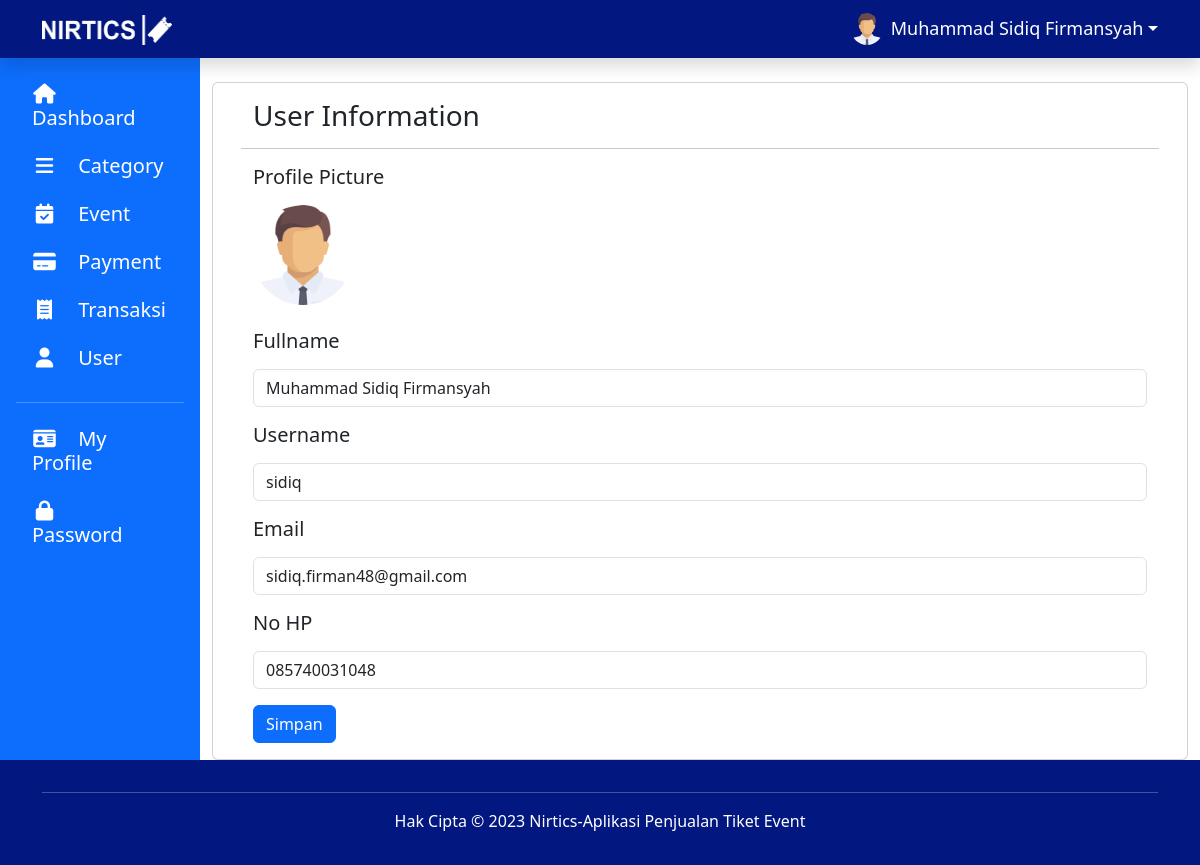
/admin/profile.php (signed in), run on the app's committed database.
### tables this page shows
CREATE TABLE `user` (
  `id_user` int(5) NOT NULL,
  `fullname` varchar(100) NOT NULL,
  `username` varchar(100) NOT NULL,
  `email` varchar(100) NOT NULL,
  `no_hp` varchar(15) DEFAULT NULL,
  `foto` varchar(100) DEFAULT 'default.png',
  `password` varchar(100) NOT NULL,
  `date_join` datetime DEFAULT NULL,
  `level` enum('admin','user') DEFAULT NULL
);

### admin/profile.php (the view, shortened to what this page needs)
<?php
$id = $_SESSION['id'];
if (!empty($_SESSION['status'])) {
    include "layout/header.php";
?>
    <main>
        <div class="container-fluid" style="min-height: 76vh;">
            <div class="row" text-center mb-3>
                <?php include "sidebar.php" ?>
                <div class="col-lg-10 mt-4">
                    <div class="container">
                        <div class="row">
                            <div class="card">
                                <div class="card-body">
                                    <div class="container">
                                        <div class="row">
                                            <h3 class="mb-3">User Information</h3>
                                            <hr>
                                            <?php
                                            include "../lib/koneksi.php";
                                            $sql = "SELECT * FROM user WHERE id_user='$id'";
                                            $result = mysqli_query($link, $sql);
                                            $data = mysqli_fetch_assoc($result);
                                            ?>
                                            <form action="profileAct.php" method="POST" enctype="multipart/form-data">
                                                <div class="mb-3">
                                                    <label for="foto" class="form-label">
                                                        <h5 class="mb-3">Profile Picture</h5>
                                                        <img id="ava" src="../assets/<?php echo $data['foto'] ?>" style="width: 100px; height: 100px;" class="rounded-circle">
                                                    </label>
                                                </div>
                                                <div class=" mb-3">
                                                    <label for="nim" class="form-label">
                                                        <h5>Fullname</h5>
                                                    </label>
                                                    <input type="text" class="form-control" id="fullname" name="fullname" value="<?php echo $data['fullname']; ?>" required>
                                                </div>
                                                <div class="mb-3">
                                                    <label for="nama" class="form-label">
                                                        <h5>Username</h5>
                                                    </label>
                                                    <input type="text" class="form-control" id="username" name="username" value="<?php echo $data['username']; ?>" required>
                                                </div>
                                                <div class="mb-3">
                                                    <label for="no_hp" class="form-label">
                                                        <h5>Email</h5>
                                                    </label>
                                                    <input type="text" class="form-control" id="email" name="email" value="<?php echo $data['email']; ?>" required>
                                                </div>
                                                <div class="mb-3">
                                                    <label for="no_hp" class="form-label">
                                                        <h5>No HP</h5>
                                                    </label>
                                                    <input type="text" class="form-control" id="no_hp" name="no_hp" value="<?php echo $data['no_hp']; ?>" required>
                                                </div>
                                                <button type="submit" class="btn btn-primary">Simpan</button>
                                            </form>
                                        </div>
                                    </div>
                                </div>
                            </div>
                        </div>
                    </div>
                </div>
            </div>
        </div>
    </main>
<?php
    include "layout/footer.php";
} else {
    header('Location: ../login.php');
}
?>

### admin/layout/header.php (shortened to what this page needs)
<!DOCTYPE html>
<html lang="en">
<head>
    <link rel="stylesheet" href="layout/stylesheet.css" type="text/css" />
    <link rel="stylesheet" link href="https://cdn.jsdelivr.net/npm/bootstrap@5.3.0/dist/css/bootstrap.min.css">
    <link rel="stylesheet" href="https://cdnjs.cloudflare.com/ajax/libs/font-awesome/6.4.0/css/all.min.css">
</head>
<body>
    <header>
        <?php include "../lib/koneksi.php";
        $query = mysqli_query($link, "SELECT * FROM user where id_user = '$id'");
        $data = mysqli_fetch_assoc($query);
        ?>
        <nav class="navbar navbar-expand-lg navbar-dark shadow">
            <div class="container">
                <a class="navbar-brand col-ms-3" href="dashboard.php">
                    <img src="../assets/logo.png" width="130" height="30">
                </a>
                <div class="collapse navbar-collapse justify-content-end" id="navbarNav">
                    <ul class="navbar-nav">
                        <li class="nav-item my-auto">
                            <div class="dropdown">
                                <a href="#" class="d-flex align-items-center text-white text-decoration-none dropdown-toggle" id="avatar" data-bs-toggle="dropdown" aria-expanded="false">
                                    <img src="../assets/<?php echo $data['foto'] ?>" alt="" width="32" height="32" class="rounded-circle me-2">
                                    <?php echo $data['fullname'] ?>
                                </a>
                            </div>
                        </li>
                    </ul>
                </div>
            </div>
        </nav>
    </header>

### admin/layout/stylesheet.css (style rules this page uses)
.navbar { background-color: #021780; font-size: large; font-weight: 400; }
.navbar .nav-item { padding-left: 1rem; }
.btn { position: relative; }

### admin/layout/header.php (style rules this page uses)
body { font-family: 'Segoe UI', sans-serif; }

### data on the page
user: foto (placeholder picture), fullname "Muhammad Sidiq Firmansyah", username "sidiq", email "sidiq.firman48@gmail.com", no_hp "085740031048"
